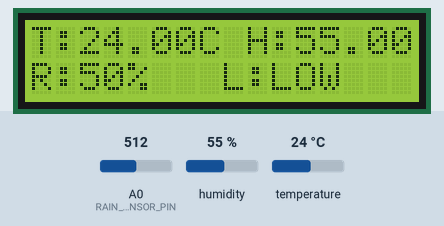
Simulated run of this sketch. Board: ESP8266 (NodeMCU). Parts: 16×2 character LCD. Inputs (shaded band) come from the test bench; at power-on: A0 (RAIN_SENSOR_PIN) = 512, humidity 55 %, temperature 24 °C. WiFi joins after 1.5 s; servers stay silent unless stated; what the sketch prints to the serial monitor is not drawn.

Above: at 6.5 s.
6.6 s: A0 (RAIN_SENSOR_PIN) set to 491
At 7.7 s:
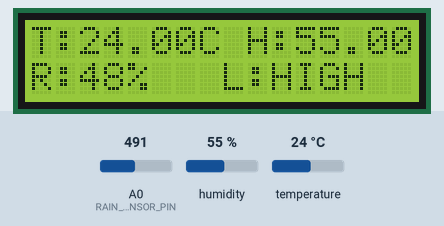
8.4 s: humidity set to 22 %
At 10.1 s:
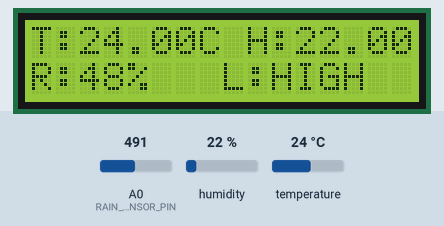
10.4 s: temperature set to 12 °C
At 12.4 s:
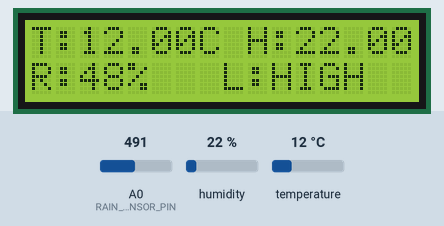
13.4 s: A0 (RAIN_SENSOR_PIN) set to 510
At 14.2 s:
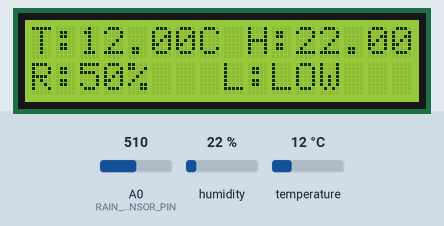
15.4 s: humidity set to 40 %
At 19.1 s:
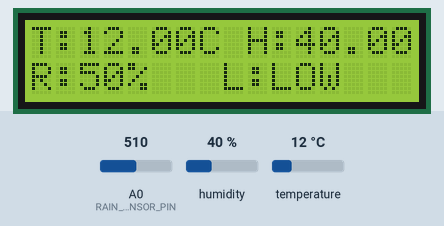
19.4 s: A0 (RAIN_SENSOR_PIN) set to 490
At 21.2 s:
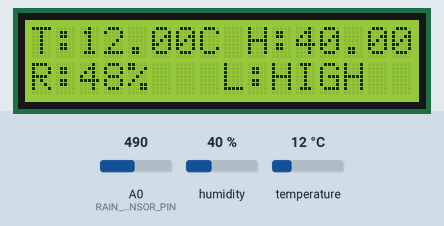
Timing chart, 0 to 22.4 s (numbered marks = the images above; inputs shaded):
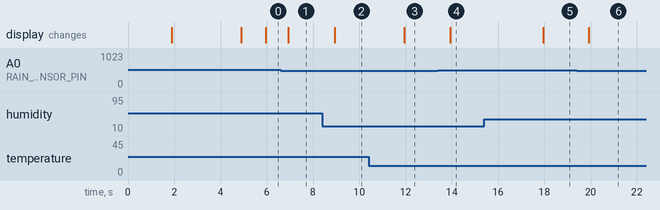

Measured:
- the behaviour switches between 500 and 499 on A0 (RAIN_SENSOR_PIN) (found by bisection; images 0 and 1)
- after the input at 6.6 s, the display: changes after 0.33 s (image 1)
- after the input at 8.4 s, the display: changes after 0.55 s (image 2)
- after the input at 10.4 s, the display: changes after 1.6 s (image 3)
- after the input at 13.4 s, the display: changes after 0.53 s (image 4)
- after the input at 15.4 s, the display: changes after 2.6 s (image 5)
- after the input at 19.4 s, the display: changes after 0.53 s (image 6)

The sketch:

Code.ino
```cpp
// Include the required libraries
#include <LiquidCrystal_I2C.h>
#define BLYNK_PRINT Serial
#include <ESP8266WiFi.h>
#include <BlynkSimpleEsp8266.h>
#include <DHT.h>

// Initialize the LCD display (I2C Address: 0x27, 16 columns, 2 rows)
LiquidCrystal_I2C lcd(0x27, 16, 2);

// DHT11 Sensor Setup
#define DHTPIN D3      // Pin connected to DHT11 data pin
#define DHTTYPE DHT11
DHT dht(DHTPIN, DHTTYPE);

// Rain and LDR sensor pins
#define RAIN_SENSOR_PIN A0  // Analog pin for rain sensor
#define LDR_SENSOR_PIN D0   // LDR sensor connected to D0

// Blynk credentials
char auth[] = "XXXXXXXXXXXXXXXXXX";  // Enter your Blynk Auth Token
char ssid[] = "I am Bat Man 4G";  // Enter your WiFi Name (SSID)
char pass[] = "KINGS008";         // Enter your WiFi Password

// Initialize Blynk Timer
BlynkTimer timer;

// Variables for sensor values
float temperature, humidity;
int rainLevel;
int ldrReading;  // Variable to hold LDR sensor reading

// Thresholds for light detection
const int lightThreshold = 500; // Adjust this value based on your testing

void setup() {
  // Start serial communication for debugging
  Serial.begin(9600);

  // Initialize Blynk connection
  Blynk.begin(auth, ssid, pass, "blynk.cloud", 80);

  // Initialize DHT11 sensor
  dht.begin();

  // Initialize I2C LCD
  lcd.init();
  lcd.backlight();

  // Display a startup message on LCD
  lcd.setCursor(0, 0);
  lcd.print("Weather Monitor");
  lcd.setCursor(4, 1);
  lcd.print("System");
  delay(3000);  // Hold message for 3 seconds
  lcd.clear();

  // Set LDR pin as input
  pinMode(LDR_SENSOR_PIN, INPUT);

  // Set timer to call sensor reading functions every second (1000ms)
  timer.setInterval(1000L, readSensors);
}

// Function to read sensors and update values
void readSensors() {
  // Read temperature and humidity from DHT11
  temperature = dht.readTemperature();
  humidity = dht.readHumidity();

  // Check if readings are valid
  if (isnan(temperature) || isnan(humidity)) {
    Serial.println("Failed to read from DHT sensor!");
    return;
  }

  // Read rain sensor values (mapped to 0-100)
  rainLevel = analogRead(RAIN_SENSOR_PIN);
  rainLevel = map(rainLevel, 0, 1024, 0, 100);

  // Read LDR sensor value
  ldrReading = analogRead(LDR_SENSOR_PIN);
  Serial.print("LDR Reading: ");
  Serial.println(ldrReading);  // Debugging output

  // Determine if light is detected based on LDR reading
  if (ldrReading < lightThreshold) {  // Light detected
    Serial.println("Light Level: HIGH");
    Blynk.virtualWrite(V4, 1);  // Set virtual pin V4 to 1 for light detected (HIGH)
  } else {  // Light not detected
    Serial.println("Light Level: LOW");
    Blynk.virtualWrite(V4, 0);    // Set virtual pin V4 to 0 for no light detected (LOW)
  }

  // Send data to Blynk app
  Blynk.virtualWrite(V0, temperature);  // Send temperature to Virtual Pin V0
  Blynk.virtualWrite(V1, humidity);     // Send humidity to Virtual Pin V1
  Blynk.virtualWrite(V2, rainLevel);    // Send rain level to Virtual Pin V2

  // Display values on LCD
  lcd.setCursor(0, 0);
  lcd.print("T:");
  lcd.print(temperature);
  lcd.print("C ");   // Space after temperature
  lcd.print("H:");
  lcd.print(humidity);
  lcd.print("% ");    // Space after humidity

  lcd.setCursor(0, 1);
  lcd.print("R:");
  lcd.print(rainLevel);
  lcd.print("%  ");    // Space after rain level

  // Display light status on LCD
  lcd.setCursor(8, 1);
  if (ldrReading < lightThreshold) {
    lcd.print("L:HIGH   ");  // Display "L:HIGH" for light detected
  } else {
    lcd.print("L:LOW    ");   // Display "L:LOW" for light not detected
  }
}

void loop() {
  Blynk.run();  // Run Blynk library
  timer.run();  // Run Blynk timer
}
```
